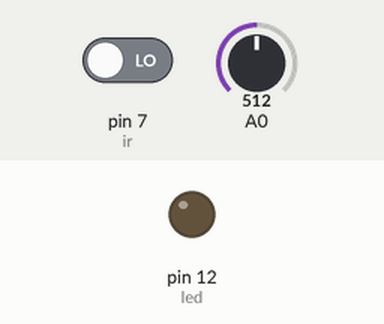
A sketch run on a simulated Arduino Uno, built with avr-gcc and run on an emulated ATmega328P. Parts: output pins drawn as LEDs (lit = HIGH). Dashed ring = blinking. The inputs (shaded band) are chosen by the test bench; at power-on: pin 7 (ir) LOW, A0 = 512.

Above: at 1.2 s.
1.3 s: pin 7 (ir) driven HIGH
At 2.1 s:
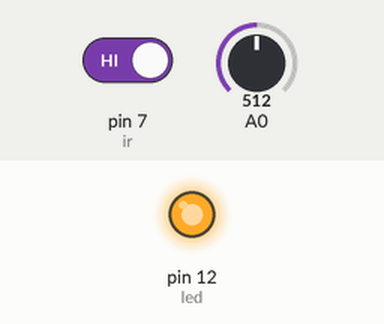
2.8 s: A0 set to 181
4.3 s: A0 set to 162
At 7.2 s:
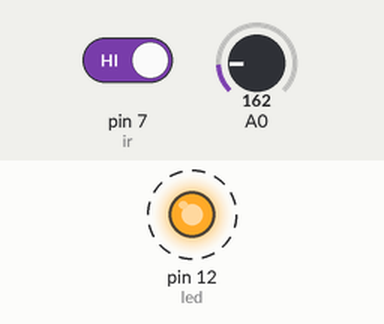
7.3 s: A0 set to 180
At 8.3 s:
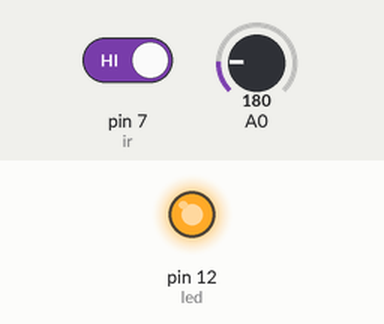
8.8 s: A0 set to 160
At 9.28 s:
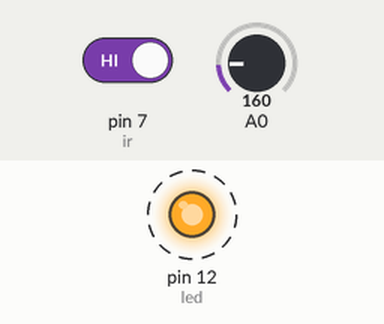
Timing chart, 0 to 12.8 s (numbered marks = the images above; inputs shaded):
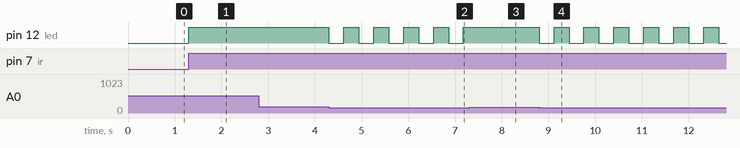

Measured:
- the behaviour switches between 170 and 169 on A0 (found by bisection; images 1 and 2)
- after the input at 1.3 s, pin 12 (led): LOW → HIGH at once
- after the input at 2.8 s, every drawn part: stays the same
- after the input at 4.3 s, pin 12 (led): alternates HIGH for 0.32 s and LOW for 0.32 s, starting at once
- after the input at 7.3 s, pin 12 (led): stops changing and stays HIGH
- after the input at 8.8 s, pin 12 (led): alternates HIGH for 0.32 s and LOW for 0.32 s, starting at once

The sketch:

Door.ino
```cpp
/*
  Door Sentry software
 */

// Pin 13 has an LED connected on most Arduino boards.
// give it a name:
int led = 12;
int ir = 7;
int val = 0;
// the setup routine runs once when you press reset:
void setup() {
  // initialize the digital pin as an output.
  pinMode(led, OUTPUT);
  pinMode(ir, INPUT);
  Serial.begin(9600);
}

int dist =0;
int isClose =0;
int isOn =0;

// the loop routine runs over and over again forever:
void loop() {
  dist = analogRead(0);
  isClose =0;
  if(dist < 170) {
    isClose =1;
  }

  val = digitalRead(ir);
  if(val == HIGH){
    if(isClose ==1){
      if(isOn ==1){
        digitalWrite(led, LOW);
        isOn=0;
      } else{
        digitalWrite(led, HIGH);
        isOn =1;
      }
      delay(320);
    }else{
     digitalWrite(led, HIGH);
     isOn =1;
     // hey
    }
  } else{
    digitalWrite(led, LOW);    // turn the LED off by making the voltage LOW
    isOn=0;
  }
}
```
